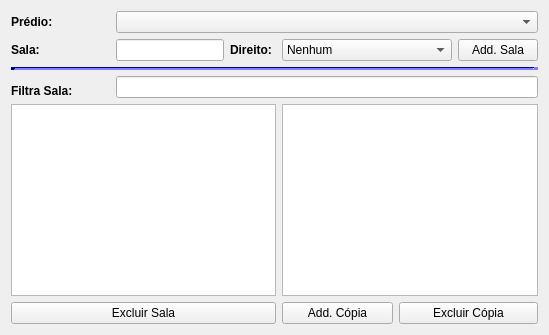
             <widget class="QWidget" name="tab_3">
              <attribute name="title">
               <string>Salas</string>
              </attribute>
              <layout class="QGridLayout" name="gridLayout_8">
               <item row="2" column="9">
                <widget class="QPushButton" name="pushButton_8">
                 <property name="text">
                  <string>Add. Sala</string>
                 </property>
                </widget>
               </item>
               <item row="2" column="1" colspan="2">
                <widget class="QLabel" name="label_16">
                 <property name="font">
                  <font>
                   <weight>75</weight>
                   <bold>true</bold>
                  </font>
                 </property>
                 <property name="text">
                  <string>Sala:</string>
                 </property>
                </widget>
               </item>
               <item row="6" column="6" colspan="4">
                <widget class="QListWidget" name="listWidget_3">
                 <property name="sizePolicy">
                  <sizepolicy hsizetype="Minimum" vsizetype="Expanding">
                   <horstretch>0</horstretch>
                   <verstretch>0</verstretch>
                  </sizepolicy>
                 </property>
                 <property name="minimumSize">
                  <size>
                   <width>1</width>
                   <height>0</height>
                  </size>
                 </property>
                 <property name="editTriggers">
                  <set>QAbstractItemView::NoEditTriggers</set>
                 </property>
                 <property name="selectionMode">
                  <enum>QAbstractItemView::ExtendedSelection</enum>
                 </property>
                 <property name="selectionBehavior">
                  <enum>QAbstractItemView::SelectRows</enum>
                 </property>
                </widget>
               </item>
               <item row="0" column="3" colspan="7">
                <widget class="QComboBox" name="comboBox_7"/>
               </item>
               <item row="0" column="1" colspan="2">
                <widget class="QLabel" name="label_17">
                 <property name="font">
                  <font>
                   <weight>75</weight>
                   <bold>true</bold>
                  </font>
                 </property>
                 <property name="text">
                  <string>Prédio:</string>
                 </property>
                </widget>
               </item>
               <item row="6" column="1" colspan="5">
                <widget class="QTableWidget" name="table_sala">
                 <property name="editTriggers">
                  <set>QAbstractItemView::NoEditTriggers</set>
                 </property>
                 <property name="selectionMode">
                  <enum>QAbstractItemView::SingleSelection</enum>
                 </property>
                 <property name="selectionBehavior">
                  <enum>QAbstractItemView::SelectRows</enum>
                 </property>
                 <attribute name="horizontalHeaderStretchLastSection">
                  <bool>true</bool>
                 </attribute>
                 <attribute name="verticalHeaderVisible">
                  <bool>false</bool>
                 </attribute>
                </widget>
               </item>
               <item row="7" column="1" colspan="5">
                <widget class="QPushButton" name="but_excsala">
                 <property name="text">
                  <string>Excluir Sala</string>
                 </property>
                </widget>
               </item>
               <item row="7" column="6" colspan="2">
                <widget class="QPushButton" name="pushButton_11">
                 <property name="minimumSize">
                  <size>
                   <width>1</width>
                   <height>0</height>
                  </size>
                 </property>
                 <property name="text">
                  <string>Add. Cópia</string>
                 </property>
                </widget>
               </item>
               <item row="7" column="8" colspan="2">
                <widget class="QPushButton" name="pushButton_10">
                 <property name="minimumSize">
                  <size>
                   <width>3</width>
                   <height>0</height>
                  </size>
                 </property>
                 <property name="text">
                  <string>Excluir Cópia</string>
                 </property>
                </widget>
               </item>
               <item row="5" column="1" colspan="2">
                <widget class="QLabel" name="label_18">
                 <property name="font">
                  <font>
                   <weight>75</weight>
                   <bold>true</bold>
                  </font>
                 </property>
                 <property name="text">
                  <string>Filtra Sala:</string>
                 </property>
                </widget>
               </item>
               <item row="4" column="3" rowspan="2" colspan="7">
                <widget class="QLineEdit" name="filtra_sala"/>
               </item>
               <item row="2" column="5">
                <widget class="QLabel" name="label_19">
                 <property name="font">
                  <font>
                   <weight>75</weight>
                   <bold>true</bold>
                  </font>
                 </property>
                 <property name="text">
                  <string>Direito:</string>
                 </property>
                </widget>
               </item>
               <item row="2" column="6" colspan="3">
                <widget class="QComboBox" name="comboBox_8">
                 <item>
                  <property name="text">
                   <string>Nenhum</string>
                  </property>
                 </item>
                 <item>
                  <property name="text">
                   <string>Todos Prof.</string>
                  </property>
                 </item>
                 <item>
                  <property name="text">
                   <string>Todos Alunos</string>
                  </property>
                 </item>
                </widget>
               </item>
               <item row="2" column="3" colspan="2">
                <widget class="QLineEdit" name="line_sala"/>
               </item>
               <item row="3" column="1" colspan="9">
                <widget class="Line" name="line">
                 <property name="palette">
                  <palette>
                   <active>
                    <colorrole role="WindowText">
                     <brush brushstyle="SolidPattern">
                      <color alpha="255">
                       <red>0</red>
                       <green>0</green>
                       <blue>0</blue>
                      </color>
                     </brush>
                    </colorrole>
                    <colorrole role="Button">
                     <brush brushstyle="SolidPattern">
                      <color alpha="255">
                       <red>0</red>
                       <green>0</green>
                       <blue>255</blue>
                      </color>
                     </brush>
                    </colorrole>
                    <colorrole role="Light">
                     <brush brushstyle="SolidPattern">
                      <color alpha="255">
                       <red>127</red>
                       <green>127</green>
                       <blue>255</blue>
                      </color>
                     </brush>
                    </colorrole>
                    <colorrole role="Midlight">
                     <brush brushstyle="SolidPattern">
                      <color alpha="255">
                       <red>63</red>
                       <green>63</green>
                       <blue>255</blue>
                      </color>
                     </brush>
                    </colorrole>
                    <colorrole role="Dark">
                     <brush brushstyle="SolidPattern">
                      <color alpha="255">
                       <red>0</red>
                       <green>0</green>
                       <blue>127</blue>
                      </color>
                     </brush>
                    </colorrole>
                    <colorrole role="Mid">
                     <brush brushstyle="SolidPattern">
                      <color alpha="255">
                       <red>0</red>
                       <green>0</green>
                       <blue>170</blue>
                      </color>
                     </brush>
                    </colorrole>
                    <colorrole role="Text">
                     <brush brushstyle="SolidPattern">
                      <color alpha="255">
                       <red>0</red>
                       <green>0</green>
                       <blue>0</blue>
                      </color>
                     </brush>
                    </colorrole>
                    <colorrole role="BrightText">
                     <brush brushstyle="SolidPattern">
                      <color alpha="255">
                       <red>255</red>
                       <green>255</green>
                       <blue>255</blue>
                      </color>
                     </brush>
                    </colorrole>
                    <colorrole role="ButtonText">
                     <brush brushstyle="SolidPattern">
                      <color alpha="255">
                       <red>0</red>
                       <green>0</green>
                       <blue>0</blue>
                      </color>
                     </brush>
                    </colorrole>
                    <colorrole role="Base">
                     <brush brushstyle="SolidPattern">
                      <color alpha="255">
                       <red>255</red>
                       <green>255</green>
                       <blue>255</blue>
                      </color>
                     </brush>
                    </colorrole>
                    <colorrole role="Window">
                     <brush brushstyle="SolidPattern">
                      <color alpha="255">
                       <red>0</red>
                       <green>0</green>
                       <blue>255</blue>
                      </color>
                     </brush>
                    </colorrole>
                    <colorrole role="Shadow">
                     <brush brushstyle="SolidPattern">
                      <color alpha="255">
                       <red>0</red>
                       <green>0</green>
                       <blue>0</blue>
                      </color>
                     </brush>
                    </colorrole>
                    <colorrole role="AlternateBase">
                     <brush brushstyle="SolidPattern">
                      <color alpha="255">
                       <red>127</red>
                       <green>127</green>
                       <blue>255</blue>
                      </color>
                     </brush>
                    </colorrole>
                    <colorrole role="ToolTipBase">
                     <brush brushstyle="SolidPattern">
                      <color alpha="255">
                       <red>255</red>
                       <green>255</green>
                       <blue>220</blue>
                      </color>
                     </brush>
                    </colorrole>
                    <colorrole role="ToolTipText">
                     <brush brushstyle="SolidPattern">
                      <color alpha="255">
                       <red>0</red>
                       <green>0</green>
                       <blue>0</blue>
                      </color>
                     </brush>
                    </colorrole>
                   </active>
                   <inactive>
                    <colorrole role="WindowText">
                     <brush brushstyle="SolidPattern">
                      <color alpha="255">
                       <red>0</red>
                       <green>0</green>
                       <blue>0</blue>
                      </color>
                     </brush>
                    </colorrole>
                    <colorrole role="Button">
                     <brush brushstyle="SolidPattern">
                      <color alpha="255">
                       <red>0</red>
                       <green>0</green>
                       <blue>255</blue>
                      </color>
                     </brush>
                    </colorrole>
                    <colorrole role="Light">
                     <brush brushstyle="SolidPattern">
                      <color alpha="255">
                       <red>127</red>
                       <green>127</green>
                       <blue>255</blue>
                      </color>
                     </brush>
                    </colorrole>
                    <colorrole role="Midlight">
                     <brush brushstyle="SolidPattern">
                      <color alpha="255">
                       <red>63</red>
                       <green>63</green>
                       <blue>255</blue>
                      </color>
                     </brush>
                    </colorrole>
                    <colorrole role="Dark">
                     <brush brushstyle="SolidPattern">
                      <color alpha="255">
                       <red>0</red>
                       <green>0</green>
                       <blue>127</blue>
                      </color>
                     </brush>
                    </colorrole>
                    <colorrole role="Mid">
                     <brush brushstyle="SolidPattern">
                      <color alpha="255">
                       <red>0</red>
                       <green>0</green>
                       <blue>170</blue>
                      </color>
                     </brush>
                    </colorrole>
                    <colorrole role="Text">
                     <brush brushstyle="SolidPattern">
                      <color alpha="255">
                       <red>0</red>
                       <green>0</green>
                       <blue>0</blue>
                      </color>
                     </brush>
                    </colorrole>
                    <colorrole role="BrightText">
                     <brush brushstyle="SolidPattern">
                      <color alpha="255">
                       <red>255</red>
                       <green>255</green>
                       <blue>255</blue>
                      </color>
                     </brush>
                    </colorrole>
                    <colorrole role="ButtonText">
                     <brush brushstyle="SolidPattern">
                      <color alpha="255">
                       <red>0</red>
                       <green>0</green>
                       <blue>0</blue>
                      </color>
                     </brush>
                    </colorrole>
                    <colorrole role="Base">
                     <brush brushstyle="SolidPattern">
                      <color alpha="255">
                       <red>255</red>
                       <green>255</green>
                       <blue>255</blue>
                      </color>
                     </brush>
                    </colorrole>
                    <colorrole role="Window">
                     <brush brushstyle="SolidPattern">
                      <color alpha="255">
                       <red>0</red>
                       <green>0</green>
                       <blue>255</blue>
                      </color>
                     </brush>
                    </colorrole>
                    <colorrole role="Shadow">
                     <brush brushstyle="SolidPattern">
                      <color alpha="255">
                       <red>0</red>
                       <green>0</green>
                       <blue>0</blue>
                      </color>
                     </brush>
                    </colorrole>
                    <colorrole role="AlternateBase">
                     <brush brushstyle="SolidPattern">
                      <color alpha="255">
                       <red>127</red>
                       <green>127</green>
                       <blue>255</blue>
                      </color>
                     </brush>
                    </colorrole>
                    <colorrole role="ToolTipBase">
                     <brush brushstyle="SolidPattern">
                      <color alpha="255">
                       <red>255</red>
                       <green>255</green>
                       <blue>220</blue>
                      </color>
                     </brush>
                    </colorrole>
                    <colorrole role="ToolTipText">
                     <brush brushstyle="SolidPattern">
                      <color alpha="255">
                       <red>0</red>
                       <green>0</green>
                       <blue>0</blue>
                      </color>
                     </brush>
                    </colorrole>
                   </inactive>
                   <disabled>
                    <colorrole role="WindowText">
                     <brush brushstyle="SolidPattern">
                      <color alpha="255">
                       <red>0</red>
                       <green>0</green>
                       <blue>127</blue>
                      </color>
                     </brush>
                    </colorrole>
                    <colorrole role="Button">
                     <brush brushstyle="SolidPattern">
                      <color alpha="255">
                       <red>0</red>
                       <green>0</green>
                       <blue>255</blue>
                      </color>
                     </brush>
                    </colorrole>
                    <colorrole role="Light">
                     <brush brushstyle="SolidPattern">
                      <color alpha="255">
                       <red>127</red>
                       <green>127</green>
                       <blue>255</blue>
                      </color>
                     </brush>
                    </colorrole>
                    <colorrole role="Midlight">
                     <brush brushstyle="SolidPattern">
                      <color alpha="255">
                       <red>63</red>
                       <green>63</green>
                       <blue>255</blue>
                      </color>
                     </brush>
                    </colorrole>
                    <colorrole role="Dark">
                     <brush brushstyle="SolidPattern">
                      <color alpha="255">
                       <red>0</red>
                       <green>0</green>
                       <blue>127</blue>
                      </color>
                     </brush>
                    </colorrole>
                    <colorrole role="Mid">
                     <brush brushstyle="SolidPattern">
                      <color alpha="255">
                       <red>0</red>
                       <green>0</green>
                       <blue>170</blue>
                      </color>
                     </brush>
                    </colorrole>
                    <colorrole role="Text">
                     <brush brushstyle="SolidPattern">
                      <color alpha="255">
                       <red>0</red>
                       <green>0</green>
                       <blue>127</blue>
                      </color>
                     </brush>
                    </colorrole>
                    <colorrole role="BrightText">
                     <brush brushstyle="SolidPattern">
                      <color alpha="255">
                       <red>255</red>
                       <green>255</green>
                       <blue>255</blue>
                      </color>
                     </brush>
                    </colorrole>
                    <colorrole role="ButtonText">
                     <brush brushstyle="SolidPattern">
                      <color alpha="255">
                       <red>0</red>
                       <green>0</green>
                       <blue>127</blue>
                      </color>
                     </brush>
                    </colorrole>
                    <colorrole role="Base">
                     <brush brushstyle="SolidPattern">
                      <color alpha="255">
                       <red>0</red>
                       <green>0</green>
                       <blue>255</blue>
                      </color>
                     </brush>
                    </colorrole>
                    <colorrole role="Window">
                     <brush brushstyle="SolidPattern">
                      <color alpha="255">
                       <red>0</red>
                       <green>0</green>
                       <blue>255</blue>
                      </color>
                     </brush>
                    </colorrole>
                    <colorrole role="Shadow">
                     <brush brushstyle="SolidPattern">
                      <color alpha="255">
                       <red>0</red>
                       <green>0</green>
                       <blue>0</blue>
                      </color>
                     </brush>
                    </colorrole>
                    <colorrole role="AlternateBase">
                     <brush brushstyle="SolidPattern">
                      <color alpha="255">
                       <red>0</red>
                       <green>0</green>
                       <blue>255</blue>
                      </color>
                     </brush>
                    </colorrole>
                    <colorrole role="ToolTipBase">
                     <brush brushstyle="SolidPattern">
                      <color alpha="255">
                       <red>255</red>
                       <green>255</green>
                       <blue>220</blue>
                      </color>
                     </brush>
                    </colorrole>
                    <colorrole role="ToolTipText">
                     <brush brushstyle="SolidPattern">
                      <color alpha="255">
                       <red>0</red>
                       <green>0</green>
                       <blue>0</blue>
                      </color>
                     </brush>
                    </colorrole>
                   </disabled>
                  </palette>
                 </property>
                 <property name="lineWidth">
                  <number>5</number>
                 </property>
                 <property name="orientation">
                  <enum>Qt::Horizontal</enum>
                 </property>
                </widget>
               </item>
              </layout>
             </widget>
